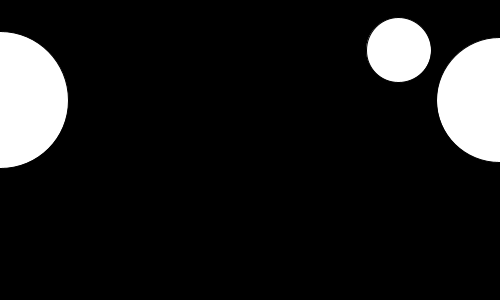
Frame 1 (no input)
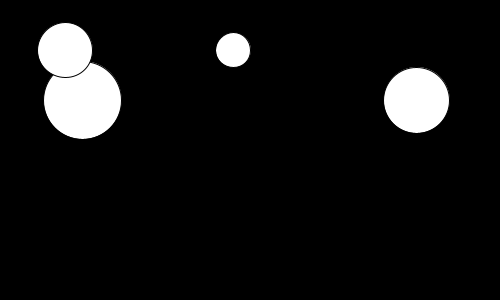
Frame 60 (the mouse pressed at the canvas centre just before this capture)
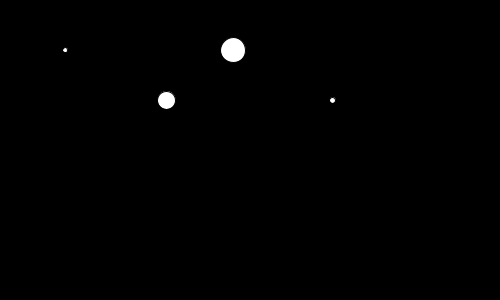
Frame 120 (the mouse held since frame 60 and released just before this capture)

The Processing sketch that drew these frames (run headless with seeded random() and noise(); from frame 60 on, the mouse is pressed at the canvas centre):

// Processing sketch: processing_170156
// ── processing_170156.pde

float circulox;
float circuloy;
int dim;
float velocidad = 0.7;
void setup (){
size (500, 300);
background (255);
circulox = 0;
circuloy = 100;
dim = 130;

}

void draw (){
  background (0);
ellipse (circulox, circuloy, dim+7, dim+7);
ellipse (circulox*2-100, circuloy*2-150, dim/2+20, dim/2+20);
circulox = circulox + velocidad;

ellipse (-circulox+500, circuloy, dim-5, dim-5);
ellipse (-circulox*2+400,  circuloy*2-150, dim/2, dim/2);
circulox = circulox + velocidad;
dim = dim-1;
println(circulox);
}
